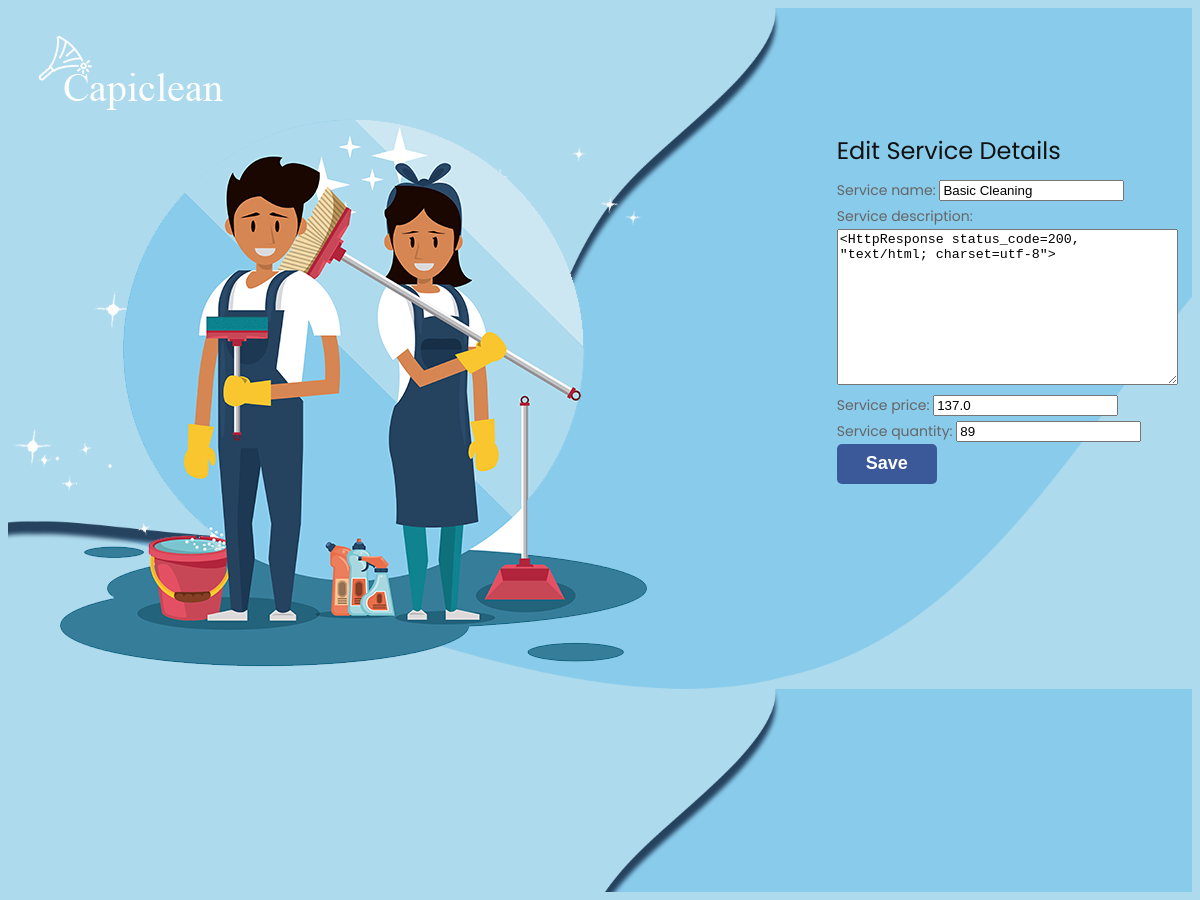
/EditServices/1 (signed in), run on an earlier commit of the app's database.
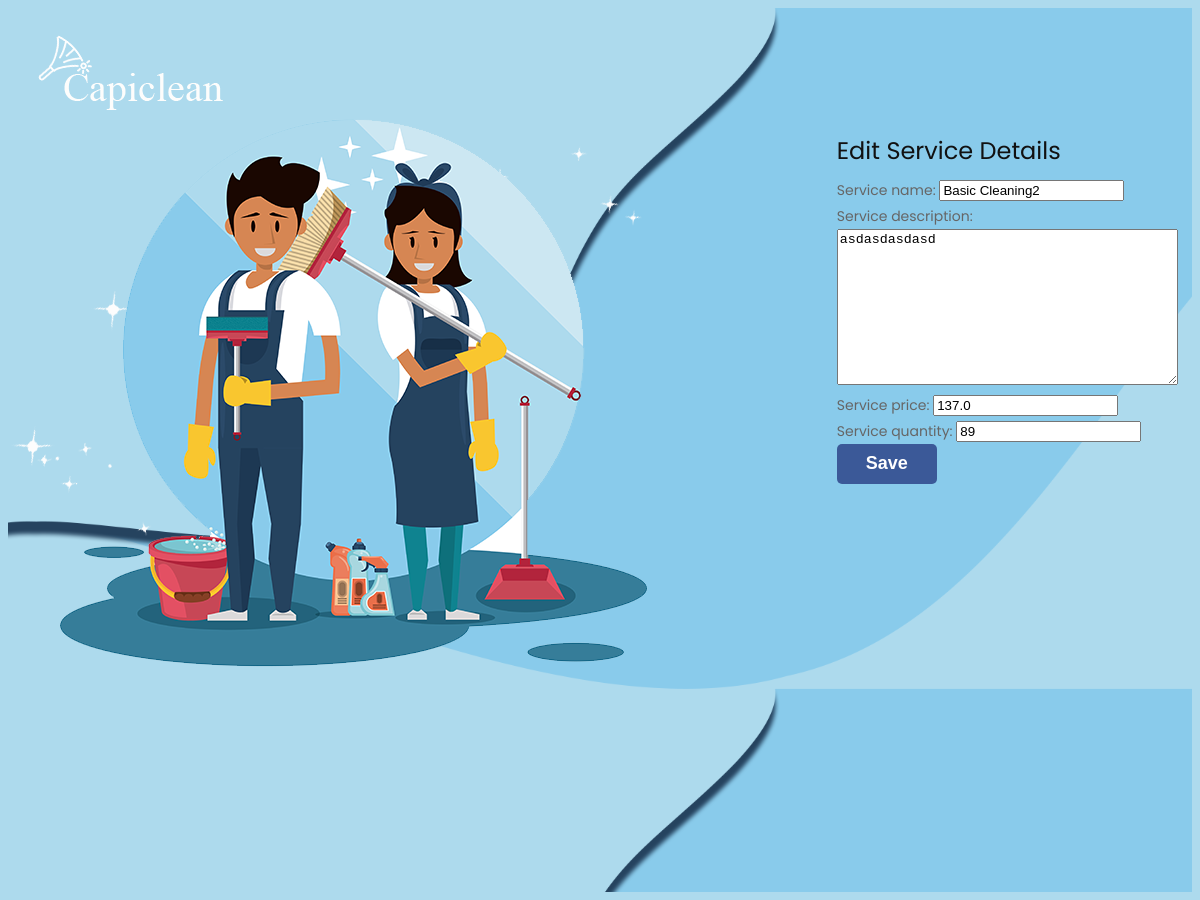
And on a later commit of the database.
### app/models.py (models this page shows, shortened)
class Servicios(models.Model):
    service_id = models.AutoField(primary_key=True)
    service_name = models.CharField(max_length=255, null=False)
    service_description = models.TextField(null=False)
    service_price = models.FloatField(null=False)
    service_qty = models.IntegerField(null=False)
    created_at = models.DateTimeField(default=timezone.now)
    class Meta:
        verbose_name = "Servicio"
        verbose_name_plural = "Servicios"

### app/views.py (the view)
# urls.py: path('EditServices/<int:pk>', views.edit_service_details, name="Edit Services"),
def edit_service_details(request, pk):
    if request.user.is_authenticated:
        servicio = get_object_or_404(Servicios, service_id=pk)
        if request.method == 'POST':
            form = EditServicesForm(request.POST, instance=servicio)
            if form.is_valid():
                try:
                    datos = form.cleaned_data
                    service_price = datos["service_price"]
                    service_qty = datos["service_qty"]
                    service_name_clean = sanitizar_input(datos["service_name"])
                    service_description_clean = sanitizar_input(datos["service_description"])
                    servicio.service_name = service_name_clean
                    servicio.service_description = service_description_clean
                    servicio.service_price = service_price
                    servicio.service_qty = service_qty
                    servicio.save()
                    return redirect('List Services')
                except ValueError as e:
                    messages.error(request, "Datos inválidos: " + str(e))
        else:
            form = EditServicesForm(instance=servicio)
        return render(request, 'EditServiceDetails.html', {'form': form})
    else:
        return redirect('index')

### app/forms.py
class EditServicesForm(forms.ModelForm):
    service_name = forms.CharField(max_length=255)
    service_description = forms.Textarea()
    service_price = forms.FloatField()
    service_qty = forms.IntegerField()
    class Meta:
            model = Servicios
            fields = ['service_name', 'service_description', 'service_price', 'service_qty']
    labels = {
        "service_name":  "Service Name",
        "service_description": "Service Description",
        "service_price": "Service Price",
        "service_qty": "Service qty",
    }

### app/templates/EditServiceDetails.html (shortened to what this page needs)
{%  load static %}
<!DOCTYPE html>
<html lang="en">
<link rel="stylesheet" type="text/css" href="{% static 'css/style.css' %}">
<div class="header_section">
    <div class="container-fluid">
        <div class="row">
          <div class="col-md-3">
            <div class="logo"><a href="/"><img src="{% static 'images/logo.png' %}"></a></div>
                        <div class="menu_text">
                  <h1>Edit Service Details</h1>
                  <form method="POST">
                    <label name="service_name">Service name:</label>
                    {{ form.service_name }}
                    <br>
                    <label name="service_description">Service description:</label>
                    {{ form.service_description }}
                    <br>
                    <label name="service_price">Service price:</label>
                    {{ form.service_price }}
                    <br>
                    <label name="service_qty">Service quantity:</label>
                    {{ form.service_qty }}
                    <br>
                    <button type="submit">Save</button>
                </form>
          </div>
          <div class="col-sm-5">
            <div><img src="{% static 'images/img-1.png' %}"></div>
          </div>
          <div class="col-md-1">
            <div class="menu_text">
                    <head>
                    </head>
                    <body>
                        <body style="background-color: #addaed;">
                    </body>
    </div>
</div>
</html>

What changed in the data, as far as the page shows it:
changed Servicios: service_name "Basic Cleaning" → "Basic Cleaning2"; service_description "<HttpResponse status_code=200, \"text/html; charset=utf-8\">" → "asdasdasdasd"
